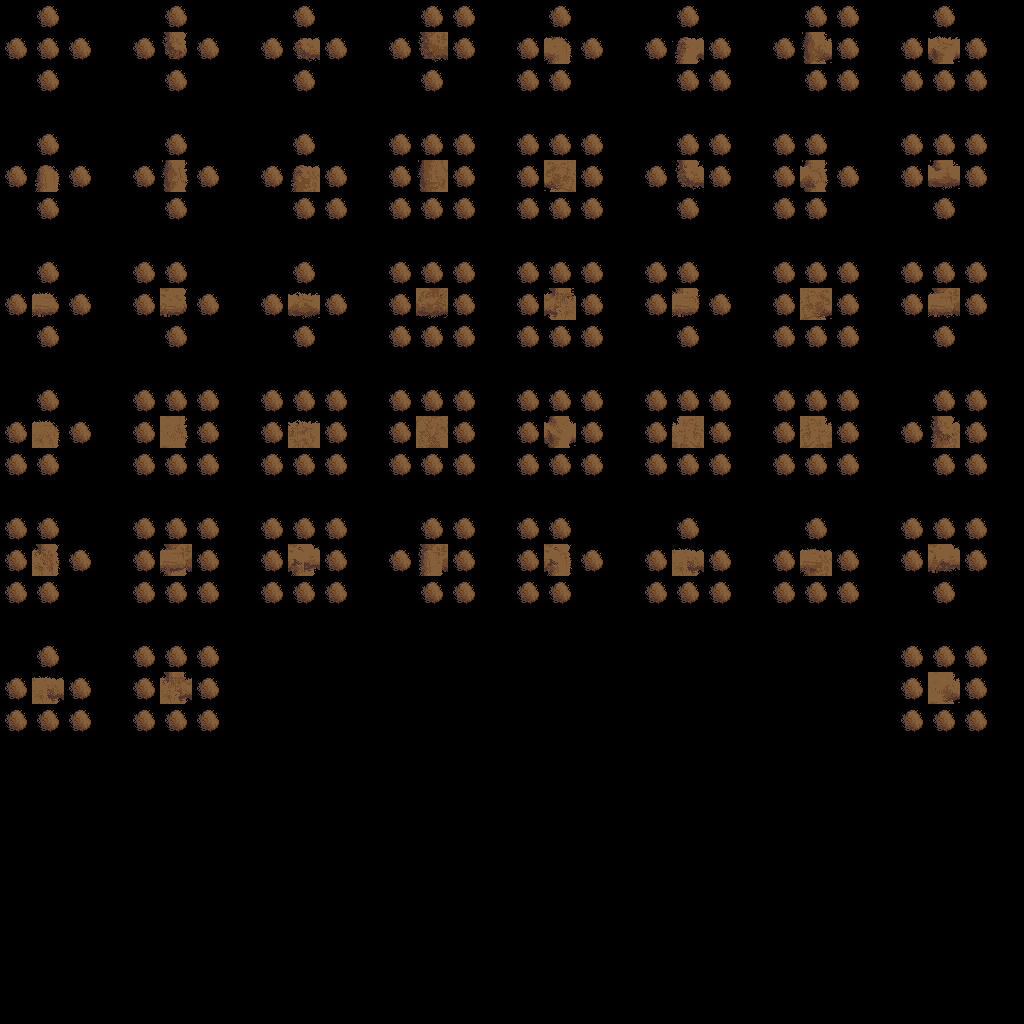

A level layout from a 2D game, rendered from its tile map. Below: a short description, then the map file with its tile-grid data intact:
An orthogonal 32x32 tile map with 32x32 px tiles, 3 tile layers (input_Tilling, output_Tilling, inputnot_Tilling).

<map version="1.10" tiledversion="1.12.1" orientation="orthogonal" renderorder="right-down" width="32" height="32" tilewidth="32" tileheight="32" infinite="0" nextlayerid="5" nextobjectid="1">
 <tileset firstgid="1" source="Tilled.tsx" />
 <layer id="1" name="input_Tilling" width="32" height="32">
  <data encoding="csv">
0,0,0,0,0,1,0,0,0,0,0,0,0,1,1,0,0,0,0,0,0,0,0,0,0,1,0,0,0,0,0,0,
0,1,0,0,0,1,0,0,0,1,1,0,0,1,1,0,1,1,0,0,0,1,1,0,0,1,1,0,1,1,1,0,
0,0,0,0,0,0,0,0,0,0,0,0,0,0,0,0,0,1,0,0,0,1,0,0,0,1,0,0,0,1,0,0,
0,0,0,0,0,0,0,0,0,0,0,0,0,0,0,0,0,0,0,0,0,0,0,0,0,0,0,0,0,0,0,0,
0,0,0,0,0,1,0,0,0,0,0,0,0,1,1,0,1,1,1,0,0,1,0,0,0,1,0,0,0,1,0,0,
0,1,0,0,0,1,0,0,0,1,1,0,0,1,1,0,1,0,1,0,0,1,1,0,1,1,0,0,1,1,1,0,
0,1,0,0,0,1,0,0,0,1,1,0,0,1,1,0,0,1,1,0,0,0,0,0,0,1,0,0,0,0,0,0,
0,0,0,0,0,0,0,0,0,0,0,0,0,0,0,0,0,0,0,0,0,0,0,0,0,0,0,0,0,0,0,0,
0,0,0,0,1,1,0,0,0,0,0,0,1,1,1,0,0,1,0,0,0,1,0,0,1,1,1,0,0,1,1,0,
1,1,0,0,1,1,0,0,1,1,1,0,1,1,1,0,1,1,1,0,1,1,0,0,1,1,1,0,1,1,1,0,
0,0,0,0,0,0,0,0,0,0,0,0,0,0,0,0,0,1,1,0,0,0,0,0,1,1,0,0,0,0,0,0,
0,0,0,0,0,0,0,0,0,0,0,0,0,0,0,0,0,0,0,0,0,0,0,0,0,0,0,0,0,0,0,0,
0,0,0,0,1,1,0,0,0,0,0,0,1,1,1,0,0,1,0,0,0,1,1,0,1,1,0,0,0,1,0,0,
1,1,0,0,1,1,0,0,1,1,1,0,1,1,1,0,1,1,1,0,1,0,1,0,1,0,1,0,0,1,1,0,
1,1,0,0,1,1,0,0,1,1,1,0,1,1,1,0,0,1,0,0,1,1,1,0,1,1,1,0,0,1,1,0,
0,0,0,0,0,0,0,0,0,0,0,0,0,0,0,0,0,0,0,0,0,0,0,0,0,0,0,0,0,0,0,0,
0,1,0,0,0,1,1,0,1,1,0,0,0,1,1,0,1,1,0,0,0,0,0,0,0,0,0,0,1,1,0,0,
1,1,0,0,1,1,1,0,1,1,1,0,0,1,1,0,1,1,0,0,1,1,1,0,1,1,1,0,1,1,1,0,
1,1,0,0,0,1,0,0,0,1,0,0,0,1,0,0,0,1,0,0,1,1,0,0,0,1,1,0,0,0,0,0,
0,0,0,0,0,0,0,0,0,0,0,0,0,0,0,0,0,0,0,0,0,0,0,0,0,0,0,0,0,0,0,0,
0,0,0,0,0,1,0,0,0,0,0,0,0,0,0,0,0,0,0,0,0,0,0,0,0,0,0,0,1,1,0,0,
1,1,1,0,1,1,1,0,0,0,0,0,0,0,0,0,0,0,0,0,0,0,0,0,0,0,0,0,1,1,1,0,
1,1,0,0,1,1,0,0,0,0,0,0,0,0,0,0,0,0,0,0,0,0,0,0,0,0,0,0,1,1,0,0,
0,0,0,0,0,0,0,0,0,0,0,0,0,0,0,0,0,0,0,0,0,0,0,0,0,0,0,0,0,0,0,0,
0,0,0,0,0,0,0,0,0,0,0,0,0,0,0,0,0,0,0,0,0,0,0,0,0,0,0,0,0,0,0,0,
0,0,0,0,0,0,0,0,0,0,0,0,0,0,0,0,0,0,0,0,0,0,0,0,0,0,0,0,0,0,0,0,
0,0,0,0,0,0,0,0,0,0,0,0,0,0,0,0,0,0,0,0,0,0,0,0,0,0,0,0,0,0,0,0,
0,0,0,0,0,0,0,0,0,0,0,0,0,0,0,0,0,0,0,0,0,0,0,0,0,0,0,0,0,0,0,0,
0,0,0,0,0,0,0,0,0,0,0,0,0,0,0,0,0,0,0,0,0,0,0,0,0,0,0,0,0,0,0,0,
0,0,0,0,0,0,0,0,0,0,0,0,0,0,0,0,0,0,0,0,0,0,0,0,0,0,0,0,0,0,0,0,
0,0,0,0,0,0,0,0,0,0,0,0,0,0,0,0,0,0,0,0,0,0,0,0,0,0,0,0,0,0,0,0,
0,0,0,0,0,0,0,0,0,0,0,0,0,0,0,0,0,0,0,0,0,0,0,0,0,0,0,0,0,0,0,0
</data>
 </layer>
 <layer id="3" name="output_Tilling" width="32" height="32">
  <data encoding="csv">
0,0,0,0,0,0,0,0,0,0,0,0,0,0,0,0,0,0,0,0,0,0,0,0,0,0,0,0,0,0,0,0,
0,1,0,0,0,31,0,0,0,2,0,0,0,35,0,0,0,24,0,0,0,23,0,0,0,12,0,0,0,14,0,0,
0,0,0,0,0,0,0,0,0,0,0,0,0,0,0,0,0,0,0,0,0,0,0,0,0,0,0,0,0,0,0,0,
0,0,0,0,0,0,0,0,0,0,0,0,0,0,0,0,0,0,0,0,0,0,0,0,0,0,0,0,0,0,0,0,
0,0,0,0,0,0,0,0,0,0,0,0,0,0,0,0,0,0,0,0,0,0,0,0,0,0,0,0,0,0,0,0,
0,11,0,0,0,21,0,0,0,15,0,0,0,25,0,0,0,42,0,0,0,33,0,0,0,22,0,0,0,13,0,0,
0,0,0,0,0,0,0,0,0,0,0,0,0,0,0,0,0,0,0,0,0,0,0,0,0,0,0,0,0,0,0,0,
0,0,0,0,0,0,0,0,0,0,0,0,0,0,0,0,0,0,0,0,0,0,0,0,0,0,0,0,0,0,0,0,
0,0,0,0,0,0,0,0,0,0,0,0,0,0,0,0,0,0,0,0,0,0,0,0,0,0,0,0,0,0,0,0,
0,4,0,0,0,37,0,0,0,3,0,0,0,36,0,0,0,18,0,0,0,34,0,0,0,41,0,0,0,46,0,0,
0,0,0,0,0,0,0,0,0,0,0,0,0,0,0,0,0,0,0,0,0,0,0,0,0,0,0,0,0,0,0,0,
0,0,0,0,0,0,0,0,0,0,0,0,0,0,0,0,0,0,0,0,0,0,0,0,0,0,0,0,0,0,0,0,
0,0,0,0,0,0,0,0,0,0,0,0,0,0,0,0,0,0,0,0,0,0,0,0,0,0,0,0,0,0,0,0,
0,17,0,0,0,27,0,0,0,16,0,0,0,26,0,0,0,32,0,0,0,52,0,0,0,51,0,0,0,8,0,0,
0,0,0,0,0,0,0,0,0,0,0,0,0,0,0,0,0,0,0,0,0,0,0,0,0,0,0,0,0,0,0,0,
0,0,0,0,0,0,0,0,0,0,0,0,0,0,0,0,0,0,0,0,0,0,0,0,0,0,0,0,0,0,0,0,
0,0,0,0,0,0,0,0,0,0,0,0,0,0,0,0,0,0,0,0,0,0,0,0,0,0,0,0,0,0,0,0,
0,9,0,0,0,45,0,0,0,48,0,0,0,47,0,0,0,49,0,0,0,20,0,0,0,7,0,0,0,39,0,0,
0,0,0,0,0,0,0,0,0,0,0,0,0,0,0,0,0,0,0,0,0,0,0,0,0,0,0,0,0,0,0,0,
0,0,0,0,0,0,0,0,0,0,0,0,0,0,0,0,0,0,0,0,0,0,0,0,0,0,0,0,0,0,0,0,
0,0,0,0,0,0,0,0,0,0,0,0,0,0,0,0,0,0,0,0,0,0,0,0,0,0,0,0,0,0,0,0,
0,20,0,0,0,19,0,0,0,0,0,0,0,0,0,0,0,0,0,0,0,0,0,0,0,0,0,0,0,29,0,0,
0,0,0,0,0,0,0,0,0,0,0,0,0,0,0,0,0,0,0,0,0,0,0,0,0,0,0,0,0,0,0,0,
0,0,0,0,0,0,0,0,0,0,0,0,0,0,0,0,0,0,0,0,0,0,0,0,0,0,0,0,0,0,0,0,
0,0,0,0,0,0,0,0,0,0,0,0,0,0,0,0,0,0,0,0,0,0,0,0,0,0,0,0,0,0,0,0,
0,0,0,0,0,0,0,0,0,0,0,0,0,0,0,0,0,0,0,0,0,0,0,0,0,0,0,0,0,0,0,0,
0,0,0,0,0,0,0,0,0,0,0,0,0,0,0,0,0,0,0,0,0,0,0,0,0,0,0,0,0,0,0,0,
0,0,0,0,0,0,0,0,0,0,0,0,0,0,0,0,0,0,0,0,0,0,0,0,0,0,0,0,0,0,0,0,
0,0,0,0,0,0,0,0,0,0,0,0,0,0,0,0,0,0,0,0,0,0,0,0,0,0,0,0,0,0,0,0,
0,0,0,0,0,0,0,0,0,0,0,0,0,0,0,0,0,0,0,0,0,0,0,0,0,0,0,0,0,0,0,0,
0,0,0,0,0,0,0,0,0,0,0,0,0,0,0,0,0,0,0,0,0,0,0,0,0,0,0,0,0,0,0,0,
0,0,0,0,0,0,0,0,0,0,0,0,0,0,0,0,0,0,0,0,0,0,0,0,0,0,0,0,0,0,0,0
</data>
 </layer>
 <layer id="4" name="inputnot_Tilling" width="32" height="32">
  <data encoding="csv">
0,1,0,0,0,0,0,0,0,1,0,0,0,0,0,0,0,1,0,0,0,1,0,0,0,0,1,0,0,1,0,0,
1,0,1,0,1,0,1,0,1,0,0,0,1,0,0,0,0,0,1,0,1,0,0,0,1,0,0,0,0,0,0,0,
0,1,0,0,0,1,0,0,0,1,0,0,0,1,0,0,1,0,0,0,0,0,1,0,0,0,1,0,1,0,1,0,
0,0,0,0,0,0,0,0,0,0,0,0,0,0,0,0,0,0,0,0,0,0,0,0,0,0,0,0,0,0,0,0,
0,1,0,0,0,0,0,0,0,1,0,0,1,0,0,0,0,0,0,0,0,0,1,0,1,0,0,0,1,0,1,0,
1,0,1,0,1,0,1,0,1,0,0,0,1,0,0,0,0,0,0,0,1,0,0,0,0,0,1,0,0,0,0,0,
0,0,0,0,0,0,0,0,0,0,0,0,1,0,0,0,1,0,0,0,0,1,0,0,1,0,0,0,0,1,0,0,
0,0,0,0,0,0,0,0,0,0,0,0,0,0,0,0,0,0,0,0,0,0,0,0,0,0,0,0,0,0,0,0,
0,1,0,0,0,0,0,0,0,1,0,0,0,0,0,0,1,0,1,0,1,0,0,0,0,0,0,0,1,0,0,0,
0,0,1,0,0,0,1,0,0,0,0,0,0,0,0,0,0,0,0,0,0,0,1,0,0,41,0,0,0,0,0,0,
0,1,0,0,0,1,0,0,0,1,0,0,1,1,1,0,1,0,0,0,0,1,0,0,0,0,1,0,0,1,0,0,
0,0,0,0,0,0,0,0,0,0,0,0,0,0,0,0,0,0,0,0,0,0,0,0,0,0,0,0,0,0,0,0,
0,1,0,0,0,0,1,0,1,1,1,0,0,0,0,0,1,0,1,0,1,0,0,0,0,0,1,0,0,0,1,0,
0,0,1,0,0,0,1,0,0,0,0,0,0,0,0,0,0,0,0,0,0,0,0,0,0,0,0,0,1,0,0,0,
0,0,0,0,0,0,1,0,0,0,0,0,0,0,0,0,1,0,1,0,0,0,0,0,0,0,0,0,0,0,0,0,
0,0,0,0,0,0,0,0,0,0,0,0,0,0,0,0,0,0,0,0,0,0,0,0,0,0,0,0,0,0,0,0,
1,0,0,0,1,0,0,0,0,0,1,0,0,0,0,0,0,0,0,0,0,1,0,0,0,1,0,0,0,0,1,0,
0,0,1,0,0,0,0,0,0,0,0,0,1,0,0,0,0,0,1,0,0,20,0,0,0,7,0,0,0,39,0,0,
0,0,0,0,1,0,1,0,1,0,1,0,0,0,1,0,1,0,0,0,0,0,1,0,1,0,0,0,0,1,0,0,
0,0,0,0,0,0,0,0,0,0,0,0,0,0,0,0,0,0,0,0,0,0,0,0,0,0,0,0,0,0,0,0,
0,1,0,0,1,0,1,0,0,0,0,0,0,0,0,0,0,0,0,0,0,0,0,0,0,0,0,0,0,0,1,0,
0,0,0,0,0,0,0,0,0,0,0,0,0,0,0,0,0,0,0,0,0,0,0,0,0,0,0,0,0,0,0,0,
0,0,1,0,0,0,1,0,0,0,0,0,0,0,0,0,0,0,0,0,0,0,0,0,0,0,0,0,0,0,1,0,
0,0,0,0,0,0,0,0,0,0,0,0,0,0,0,0,0,0,0,0,0,0,0,0,0,0,0,0,0,0,0,0,
0,0,0,0,0,0,0,0,0,0,0,0,0,0,0,0,0,0,0,0,0,0,0,0,0,0,0,0,0,0,0,0,
0,0,0,0,0,0,0,0,0,0,0,0,0,0,0,0,0,0,0,0,0,0,0,0,0,0,0,0,0,0,0,0,
0,0,0,0,0,0,0,0,0,0,0,0,0,0,0,0,0,0,0,0,0,0,0,0,0,0,0,0,0,0,0,0,
0,0,0,0,0,0,0,0,0,0,0,0,0,0,0,0,0,0,0,0,0,0,0,0,0,0,0,0,0,0,0,0,
0,0,0,0,0,0,0,0,0,0,0,0,0,0,0,0,0,0,0,0,0,0,0,0,0,0,0,0,0,0,0,0,
0,0,0,0,0,0,0,0,0,0,0,0,0,0,0,0,0,0,0,0,0,0,0,0,0,0,0,0,0,0,0,0,
0,0,0,0,0,0,0,0,0,0,0,0,0,0,0,0,0,0,0,0,0,0,0,0,0,0,0,0,0,0,0,0,
0,0,0,0,0,0,0,0,0,0,0,0,0,0,0,0,0,0,0,0,0,0,0,0,0,0,0,0,0,0,0,0
</data>
 </layer>
</map>
